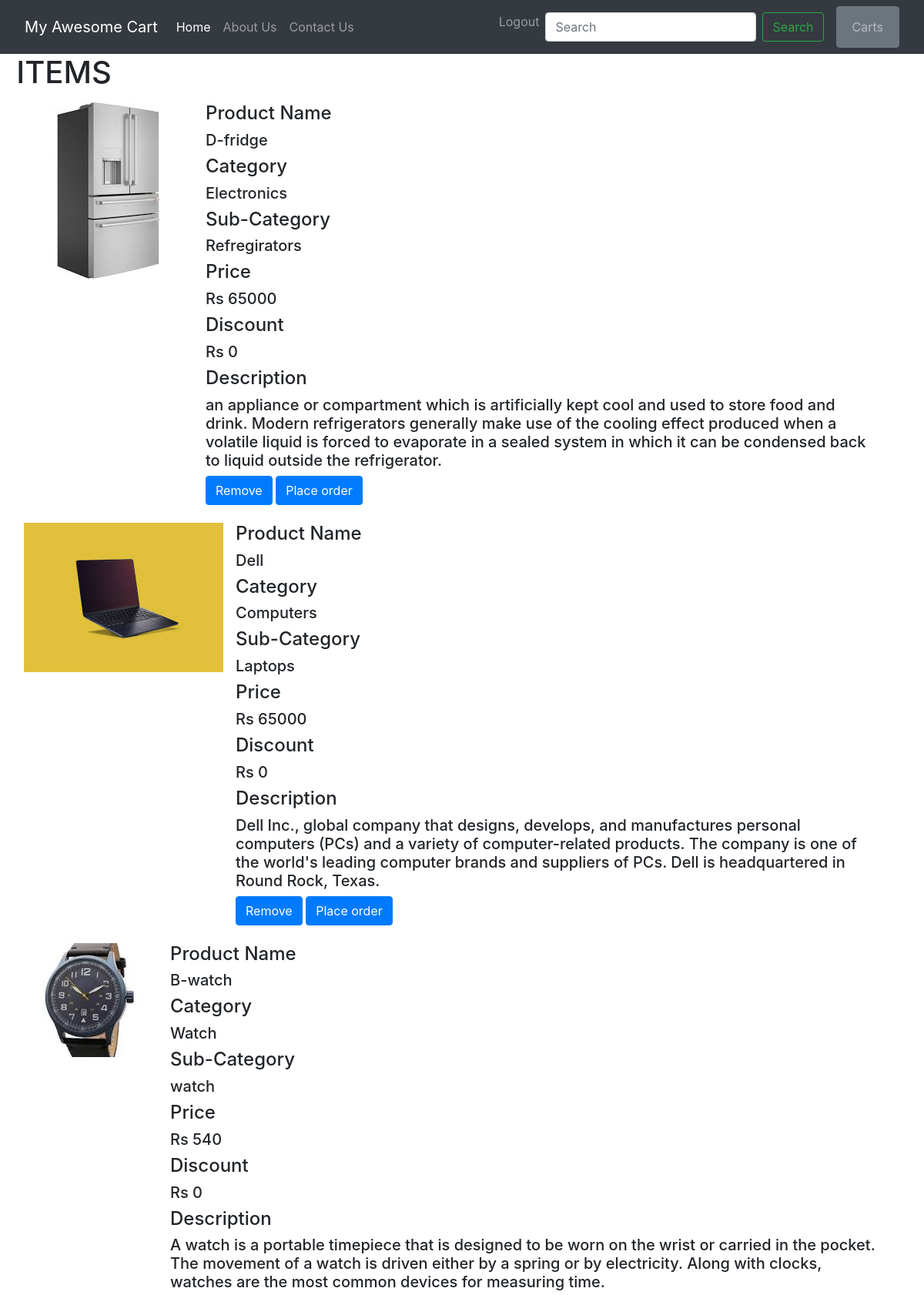
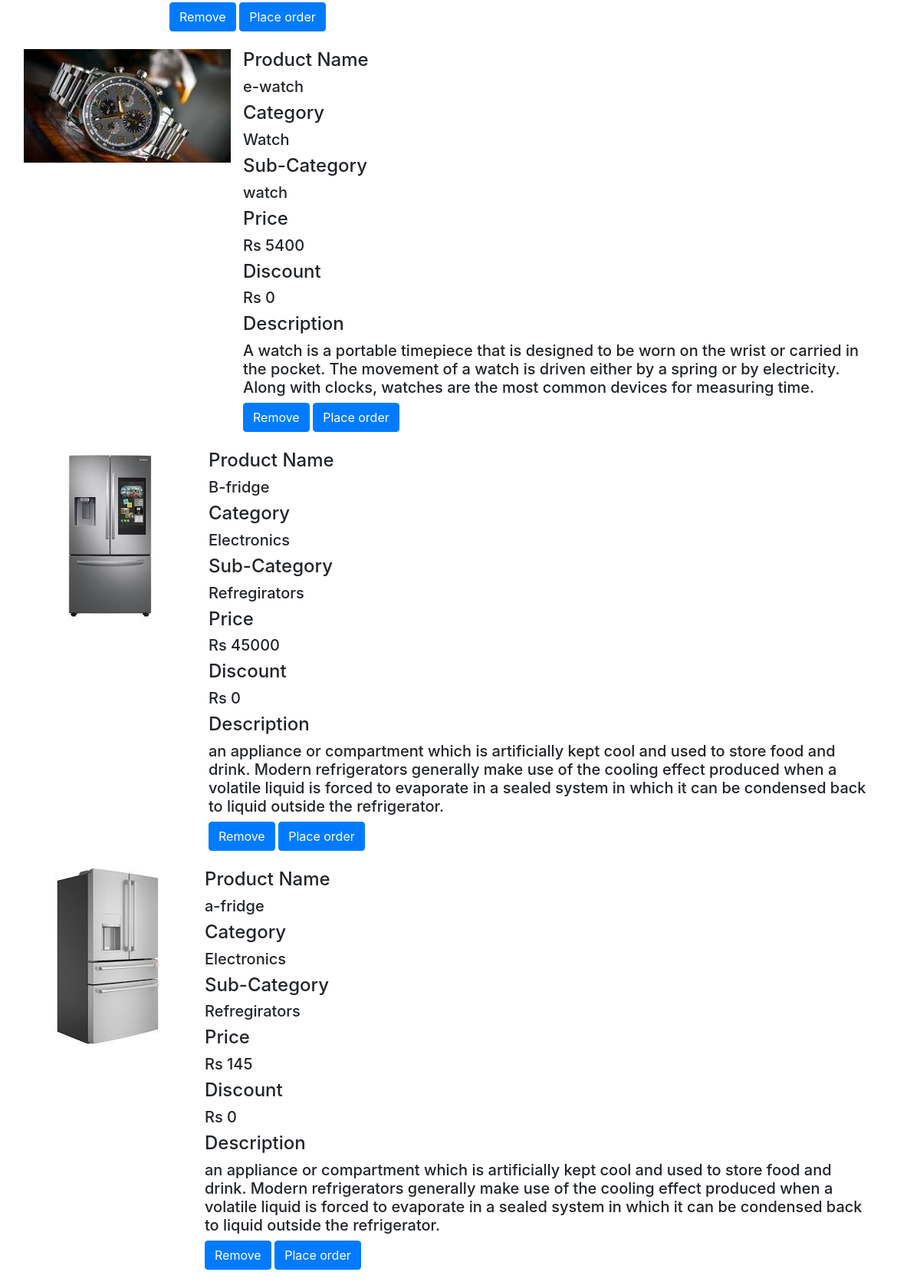
The app's page /view-cart/acer/ (signed in, upper part) with its own data (2 pictures, top to bottom).
### shop_sec/models.py (models this page shows, shortened)
class Add(models.Model):
    category =models.CharField(max_length=20,default="Not Known")
    sub_category=models.CharField(max_length=20, blank=True)
    prod_name=models.CharField(max_length=20,default="default")
    Description=models.CharField(max_length=1000,default="default")
    price=models.IntegerField(default=0)
    img=models.ImageField(upload_to='media',default='Not available')
    discount=models.IntegerField(default=0)
    user=models.ForeignKey(User,on_delete=models.CASCADE)

### shop_sec/views.py (the view)
# urls.py: path('view-cart/<str:username>/',ViewToCart.as_view(),name='viewcart'),
class ViewToCart(LoginRequiredMixin,ListView):
    model=Add
    template_name='shop/cart.html'
    context_object_name='product'
    def get_queryset(self) -> QuerySet[Any]:
        data=Add.objects.filter(user=self.request.user)
        return data

### shop_sec/templates/shop/cart.html (shortened to what this page needs)
{% extends 'shop/base.html' %}
{% block body %}
     <h1> &nbsp; ITEMS </h1>
    {% for items in product %}
    <div class="container mx-3 ">
        <div class="img">
            <img src='/cmedia/{{items.img}}' alt="Not Found">
        </div>
        <div class="items ml-3">
        <h4> Product Name </h4> <h5>{{items.prod_name}} </h5>
        <h4> Category</h4>
        <h5> {{items.category}} </h5>
        <h4> Sub-Category</h4>
        <h5>{{items.sub_category}}</h5>
        <h4> Price</h4>
        <h5>Rs {{items.price}}</h5>
        <h4>Discount</h4>
        <h5>Rs {{items.discount}}</h5>
        <h4> Description</h4>
        <h5>{{items.Description}}</h5>
        <a href="{% url 'remove' items.id %}"><button  class="btn btn-primary cartty mb-2">Remove</button></a>
        <a href="{% url 'order' items.id  items.prod_name%}"><button  class="btn btn-primary cartty mb-2">Place order</button></a>
    </div>
    </div>
    {% endfor %}
{% endblock %}

### shop_sec/templates/shop/cart.html (style rules this page uses)
.container { margin-top: 15px; display: flex; }
.items { margin-left: 15px; }

### records on screen
Add: img (picture), prod_name "D-fridge", category "Electronics", sub_category "Refregirators", price "65000", discount "0", Description "an appliance or compartment which is artificially kept cool and used to store food and drink. Modern refrigerators generally make use of the cooling effect produced when a volatile liquid is forced to evaporate in a sealed system in which it can be condensed back to liquid outside the refrigerator."
Add: img (picture), prod_name "Dell", category "Computers", sub_category "Laptops", price "65000", discount "0", Description "Dell Inc., global company that designs, develops, and manufactures personal computers (PCs) and a variety of computer-related products. The company is one of the world's leading computer brands and suppliers of PCs. Dell is headquartered in Round Rock, Texas."
Add: img (picture), prod_name "B-watch", category "Watch", sub_category "watch", price "540", discount "0", Description "A watch is a portable timepiece that is designed to be worn on the wrist or carried in the pocket. The movement of a watch is driven either by a spring or by electricity. Along with clocks, watches are the most common devices for measuring time."
Add: img (picture), prod_name "e-watch", category "Watch", sub_category "watch", price "5400", discount "0", Description "A watch is a portable timepiece that is designed to be worn on the wrist or carried in the pocket. The movement of a watch is driven either by a spring or by electricity. Along with clocks, watches are the most common devices for measuring time."
Add: img (picture), prod_name "B-fridge", category "Electronics", sub_category "Refregirators", price "45000", discount "0", Description "an appliance or compartment which is artificially kept cool and used to store food and drink. Modern refrigerators generally make use of the cooling effect produced when a volatile liquid is forced to evaporate in a sealed system in which it can be condensed back to liquid outside the refrigerator."
Add: img (picture), prod_name "a-fridge", category "Electronics", sub_category "Refregirators", price "145", discount "0", Description "an appliance or compartment which is artificially kept cool and used to store food and drink. Modern refrigerators generally make use of the cooling effect produced when a volatile liquid is forced to evaporate in a sealed system in which it can be condensed back to liquid outside the refrigerator."
